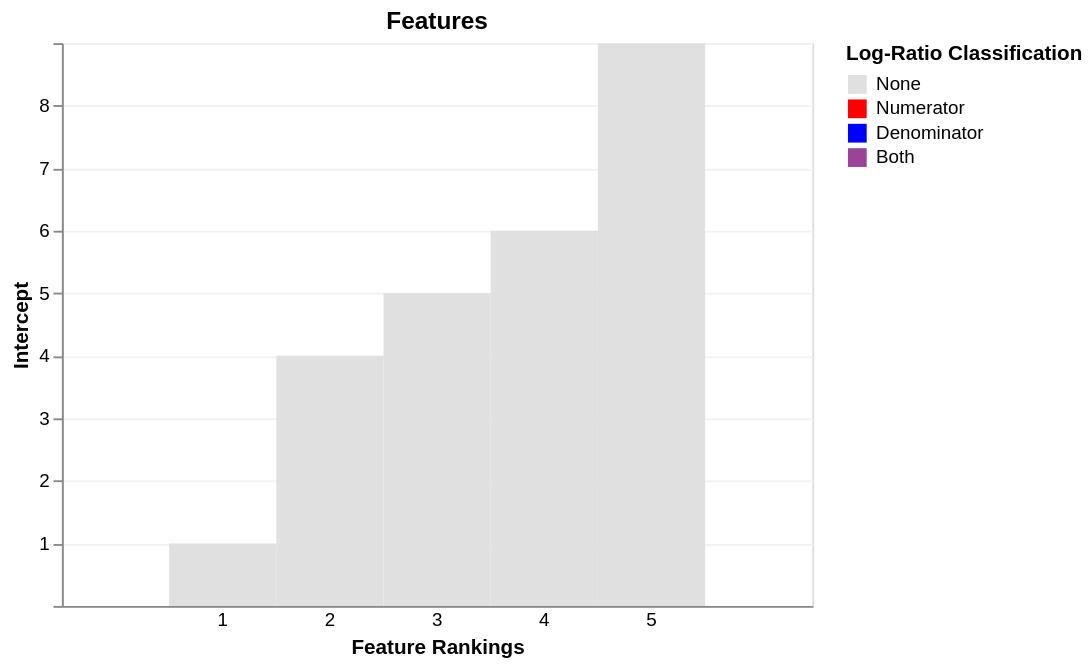

The specification (Vega-Lite) saved for this image:
### Vega-Lite specification from a JSON file in a GitHub repository (floating-point values rounded to 4 significant figures)
{"$schema": "https://vega.github.io/schema/vega-lite/v5.json", "autosize": {"resize": true}, "background": "#FFFFFF", "config": {"axis": {"gridColor": "#f2f2f2", "labelBound": true}, "mark": {"tooltip": null}, "view": {"height": 300, "width": 400}}, "data": {"name": "data-ceb3e53dd82dc2b785cc2ba76931c96b"}, "datasets": {"data-ceb3e53dd82dc2b785cc2ba76931c96b": [{"Feature ID": "Taxon1", "FeatureMetadata1": null, "FeatureMetadata2": null, "Intercept": 5.0, "Rank 1": 6.0, "Rank 2": 7.0, "Rank 3": 0.0, "Rank 4": 4.0, "qurro_classification": "None", "qurro_spc": 5.0}, {"Feature ID": "Taxon2", "FeatureMetadata1": null, "FeatureMetadata2": null, "Intercept": 1.0, "Rank 1": 2.0, "Rank 2": 3.0, "Rank 3": 0.0, "Rank 4": 4.0, "qurro_classification": "None", "qurro_spc": 5.0}, {"Feature ID": "Taxon3", "FeatureMetadata1": "Yeet", "FeatureMetadata2": "100", "Intercept": 4.0, "Rank 1": 5.0, "Rank 2": 6.0, "Rank 3": 0.0, "Rank 4": 4.0, "qurro_classification": "None", "qurro_spc": 6.0}, {"Feature ID": "Taxon4", "FeatureMetadata1": null, "FeatureMetadata2": null, "Intercept": 9.0, "Rank 1": 8.0, "Rank 2": 7.0, "Rank 3": 0.0, "Rank 4": 4.0, "qurro_classification": "None", "qurro_spc": 6.0}, {"Feature ID": "Taxon5", "FeatureMetadata1": "null", "FeatureMetadata2": "lol", "Intercept": 6.0, "Rank 1": 5.0, "Rank 2": 4.0, "Rank 3": 0.0, "Rank 4": 4.0, "qurro_classification": "None", "qurro_spc": 2.0}], "qurro_feature_metadata_ordering": ["FeatureMetadata1", "FeatureMetadata2"], "qurro_rank_ordering": ["Intercept", "Rank 1", "Rank 2", "Rank 3", "Rank 4"], "qurro_rank_type": "Differential"}, "encoding": {"color": {"field": "qurro_classification", "scale": {"domain": ["None", "Numerator", "Denominator", "Both"], "range": ["#e0e0e0", "#f00", "#00f", "#949"]}, "title": "Log-Ratio Classification", "type": "nominal"}, "tooltip": [{"field": "qurro_x", "title": "Current Ranking", "type": "quantitative"}, {"field": "qurro_classification", "title": "Log-Ratio Classification", "type": "nominal"}, {"field": "qurro_spc", "title": "Sample Presence Count", "type": "quantitative"}, {"field": "Feature ID", "type": "nominal"}, {"field": "FeatureMetadata1", "type": "nominal"}, {"field": "FeatureMetadata2", "type": "nominal"}, {"field": "Intercept", "type": "quantitative"}, {"field": "Rank 1", "type": "quantitative"}, {"field": "Rank 2", "type": "quantitative"}, {"field": "Rank 3", "type": "quantitative"}, {"field": "Rank 4", "type": "quantitative"}], "x": {"axis": {"labelAngle": 0, "ticks": false}, "field": "qurro_x", "scale": {"paddingInner": 0, "paddingOuter": 1, "rangeStep": 1}, "title": "Feature Rankings", "type": "ordinal"}, "y": {"field": "Intercept", "type": "quantitative"}}, "mark": "bar", "selection": {"selector005": {"bind": "scales", "encodings": ["x", "y"], "type": "interval"}}, "title": "Features", "transform": [{"sort": [{"field": "Intercept", "order": "ascending"}], "window": [{"as": "qurro_x", "op": "row_number"}]}]}
